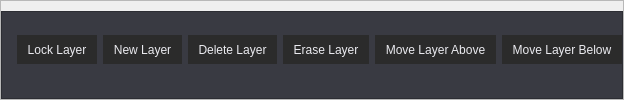
           <widget class="QFrame" name="Layers_OptionsPanel">
            <property name="sizePolicy">
             <sizepolicy hsizetype="Preferred" vsizetype="Maximum">
              <horstretch>0</horstretch>
              <verstretch>0</verstretch>
             </sizepolicy>
            </property>
            <property name="minimumSize">
             <size>
              <width>0</width>
              <height>50</height>
             </size>
            </property>
            <property name="styleSheet">
             <string notr="true">#Layers_OptionsPanel{
background-color: rgb(57, 58, 66);
border-bottom: 1px solid rgb(20, 20, 20);
}

QToolButton{
	color: rgb(235, 235, 240);
	background-color: rgb(43, 43, 43);
	padding: 5px;
}

QToolButton:pressed{
background-color: rgb(99, 101, 135);
}

QToolButton:hover{
background-color: rgb(99, 101, 135);
}</string>
            </property>
            <property name="frameShape">
             <enum>QFrame::StyledPanel</enum>
            </property>
            <property name="frameShadow">
             <enum>QFrame::Raised</enum>
            </property>
            <layout class="QVBoxLayout" name="verticalLayout_7">
             <property name="spacing">
              <number>0</number>
             </property>
             <property name="leftMargin">
              <number>0</number>
             </property>
             <property name="topMargin">
              <number>10</number>
             </property>
             <property name="rightMargin">
              <number>0</number>
             </property>
             <property name="bottomMargin">
              <number>0</number>
             </property>
             <item>
              <widget class="QFrame" name="LayerTools">
               <property name="enabled">
                <bool>true</bool>
               </property>
               <property name="sizePolicy">
                <sizepolicy hsizetype="Maximum" vsizetype="Preferred">
                 <horstretch>0</horstretch>
                 <verstretch>0</verstretch>
                </sizepolicy>
               </property>
               <property name="styleSheet">
                <string notr="true">#LayerTools{
background-color: rgb(57, 58, 66);
}

QToolButton{
	color: rgb(235, 235, 240);
	background-color: rgb(43, 43, 43);
	padding: 5px;
}

QToolButton:pressed{
background-color: rgb(99, 101, 135);
}

QToolButton:hover{
background-color: rgb(99, 101, 135);
}</string>
               </property>
               <property name="frameShape">
                <enum>QFrame::StyledPanel</enum>
               </property>
               <property name="frameShadow">
                <enum>QFrame::Raised</enum>
               </property>
               <layout class="QGridLayout" name="gridLayout_5">
                <property name="leftMargin">
                 <number>15</number>
                </property>
                <property name="topMargin">
                 <number>0</number>
                </property>
                <property name="rightMargin">
                 <number>0</number>
                </property>
                <property name="bottomMargin">
                 <number>10</number>
                </property>
                <item row="0" column="6">
                 <widget class="QToolButton" name="addLayerBtn">
                  <property name="sizePolicy">
                   <sizepolicy hsizetype="Maximum" vsizetype="Fixed">
                    <horstretch>0</horstretch>
                    <verstretch>0</verstretch>
                   </sizepolicy>
                  </property>
                  <property name="minimumSize">
                   <size>
                    <width>0</width>
                    <height>0</height>
                   </size>
                  </property>
                  <property name="cursor">
                   <cursorShape>PointingHandCursor</cursorShape>
                  </property>
                  <property name="toolTip">
                   <string>&lt;html&gt;&lt;head/&gt;&lt;body&gt;&lt;p&gt;&lt;span style=&quot; font-size:10pt; color:#ededed;&quot;&gt;Create new layer&lt;/span&gt;&lt;/p&gt;&lt;/body&gt;&lt;/html&gt;</string>
                  </property>
                  <property name="autoFillBackground">
                   <bool>false</bool>
                  </property>
                  <property name="styleSheet">
                   <string notr="true"/>
                  </property>
                  <property name="text">
                   <string>New Layer</string>
                  </property>
                  <property name="icon">
                   <iconset>
                    <normaloff>../icons/add_layer.png</normaloff>../icons/add_layer.png</iconset>
                  </property>
                  <property name="iconSize">
                   <size>
                    <width>20</width>
                    <height>20</height>
                   </size>
                  </property>
                  <property name="autoRepeat">
                   <bool>false</bool>
                  </property>
                  <property name="popupMode">
                   <enum>QToolButton::DelayedPopup</enum>
                  </property>
                  <property name="toolButtonStyle">
                   <enum>Qt::ToolButtonIconOnly</enum>
                  </property>
                  <property name="autoRaise">
                   <bool>true</bool>
                  </property>
                 </widget>
                </item>
                <item row="0" column="7">
                 <widget class="QToolButton" name="deleteLayerBtn">
                  <property name="sizePolicy">
                   <sizepolicy hsizetype="Maximum" vsizetype="Fixed">
                    <horstretch>0</horstretch>
                    <verstretch>0</verstretch>
                   </sizepolicy>
                  </property>
                  <property name="minimumSize">
                   <size>
                    <width>0</width>
                    <height>0</height>
                   </size>
                  </property>
                  <property name="cursor">
                   <cursorShape>PointingHandCursor</cursorShape>
                  </property>
                  <property name="toolTip">
                   <string>&lt;html&gt;&lt;head/&gt;&lt;body&gt;&lt;p&gt;&lt;span style=&quot; font-size:10pt; color:#ededed;&quot;&gt;Delete selected layer&lt;/span&gt;&lt;/p&gt;&lt;/body&gt;&lt;/html&gt;</string>
                  </property>
                  <property name="whatsThis">
                   <string>&lt;html&gt;&lt;head/&gt;&lt;body&gt;&lt;p&gt;&lt;br/&gt;&lt;/p&gt;&lt;/body&gt;&lt;/html&gt;</string>
                  </property>
                  <property name="autoFillBackground">
                   <bool>false</bool>
                  </property>
                  <property name="styleSheet">
                   <string notr="true"/>
                  </property>
                  <property name="text">
                   <string>Delete Layer</string>
                  </property>
                  <property name="icon">
                   <iconset>
                    <normaloff>../icons/trash.png</normaloff>../icons/trash.png</iconset>
                  </property>
                  <property name="iconSize">
                   <size>
                    <width>20</width>
                    <height>20</height>
                   </size>
                  </property>
                  <property name="autoRepeat">
                   <bool>false</bool>
                  </property>
                  <property name="popupMode">
                   <enum>QToolButton::DelayedPopup</enum>
                  </property>
                  <property name="toolButtonStyle">
                   <enum>Qt::ToolButtonIconOnly</enum>
                  </property>
                  <property name="autoRaise">
                   <bool>true</bool>
                  </property>
                 </widget>
                </item>
                <item row="0" column="8">
                 <widget class="QToolButton" name="eraseLayerBtn">
                  <property name="sizePolicy">
                   <sizepolicy hsizetype="Maximum" vsizetype="Fixed">
                    <horstretch>0</horstretch>
                    <verstretch>0</verstretch>
                   </sizepolicy>
                  </property>
                  <property name="minimumSize">
                   <size>
                    <width>0</width>
                    <height>0</height>
                   </size>
                  </property>
                  <property name="cursor">
                   <cursorShape>PointingHandCursor</cursorShape>
                  </property>
                  <property name="toolTip">
                   <string>&lt;html&gt;&lt;head/&gt;&lt;body&gt;&lt;p&gt;&lt;span style=&quot; font-size:10pt; color:#ededed;&quot;&gt;Erase selected layer&lt;/span&gt;&lt;/p&gt;&lt;/body&gt;&lt;/html&gt;</string>
                  </property>
                  <property name="autoFillBackground">
                   <bool>false</bool>
                  </property>
                  <property name="styleSheet">
                   <string notr="true"/>
                  </property>
                  <property name="text">
                   <string>Erase Layer</string>
                  </property>
                  <property name="icon">
                   <iconset>
                    <normaloff>../icons/erase_layer.png</normaloff>../icons/erase_layer.png</iconset>
                  </property>
                  <property name="iconSize">
                   <size>
                    <width>20</width>
                    <height>20</height>
                   </size>
                  </property>
                  <property name="autoRepeat">
                   <bool>false</bool>
                  </property>
                  <property name="popupMode">
                   <enum>QToolButton::DelayedPopup</enum>
                  </property>
                  <property name="toolButtonStyle">
                   <enum>Qt::ToolButtonIconOnly</enum>
                  </property>
                  <property name="autoRaise">
                   <bool>true</bool>
                  </property>
                 </widget>
                </item>
                <item row="0" column="10">
                 <widget class="QToolButton" name="moveLayerBelowBtn">
                  <property name="sizePolicy">
                   <sizepolicy hsizetype="Maximum" vsizetype="Fixed">
                    <horstretch>0</horstretch>
                    <verstretch>0</verstretch>
                   </sizepolicy>
                  </property>
                  <property name="minimumSize">
                   <size>
                    <width>0</width>
                    <height>0</height>
                   </size>
                  </property>
                  <property name="cursor">
                   <cursorShape>PointingHandCursor</cursorShape>
                  </property>
                  <property name="toolTip">
                   <string>&lt;html&gt;&lt;head/&gt;&lt;body&gt;&lt;p&gt;&lt;span style=&quot; color:#ededed;&quot;&gt;Move layer below&lt;/span&gt;&lt;/p&gt;&lt;/body&gt;&lt;/html&gt;</string>
                  </property>
                  <property name="autoFillBackground">
                   <bool>false</bool>
                  </property>
                  <property name="styleSheet">
                   <string notr="true"/>
                  </property>
                  <property name="text">
                   <string>Move Layer Below</string>
                  </property>
                  <property name="icon">
                   <iconset>
                    <normaloff>../icons/arrow_down.png</normaloff>../icons/arrow_down.png</iconset>
                  </property>
                  <property name="iconSize">
                   <size>
                    <width>20</width>
                    <height>20</height>
                   </size>
                  </property>
                  <property name="autoRepeat">
                   <bool>false</bool>
                  </property>
                  <property name="popupMode">
                   <enum>QToolButton::DelayedPopup</enum>
                  </property>
                  <property name="toolButtonStyle">
                   <enum>Qt::ToolButtonIconOnly</enum>
                  </property>
                  <property name="autoRaise">
                   <bool>true</bool>
                  </property>
                 </widget>
                </item>
                <item row="0" column="9">
                 <widget class="QToolButton" name="moveLayerAboveBtn">
                  <property name="sizePolicy">
                   <sizepolicy hsizetype="Maximum" vsizetype="Fixed">
                    <horstretch>0</horstretch>
                    <verstretch>0</verstretch>
                   </sizepolicy>
                  </property>
                  <property name="minimumSize">
                   <size>
                    <width>0</width>
                    <height>0</height>
                   </size>
                  </property>
                  <property name="cursor">
                   <cursorShape>PointingHandCursor</cursorShape>
                  </property>
                  <property name="toolTip">
                   <string>&lt;html&gt;&lt;head/&gt;&lt;body&gt;&lt;p&gt;&lt;span style=&quot; color:#ededed;&quot;&gt;Move layer above&lt;/span&gt;&lt;/p&gt;&lt;/body&gt;&lt;/html&gt;</string>
                  </property>
                  <property name="autoFillBackground">
                   <bool>false</bool>
                  </property>
                  <property name="styleSheet">
                   <string notr="true"/>
                  </property>
                  <property name="text">
                   <string>Move Layer Above</string>
                  </property>
                  <property name="icon">
                   <iconset>
                    <normaloff>../icons/arrow_up.png</normaloff>../icons/arrow_up.png</iconset>
                  </property>
                  <property name="iconSize">
                   <size>
                    <width>20</width>
                    <height>20</height>
                   </size>
                  </property>
                  <property name="autoRepeat">
                   <bool>false</bool>
                  </property>
                  <property name="popupMode">
                   <enum>QToolButton::DelayedPopup</enum>
                  </property>
                  <property name="toolButtonStyle">
                   <enum>Qt::ToolButtonIconOnly</enum>
                  </property>
                  <property name="autoRaise">
                   <bool>true</bool>
                  </property>
                 </widget>
                </item>
                <item row="0" column="0">
                 <widget class="QToolButton" name="lockLayerBtn">
                  <property name="sizePolicy">
                   <sizepolicy hsizetype="Maximum" vsizetype="Fixed">
                    <horstretch>0</horstretch>
                    <verstretch>0</verstretch>
                   </sizepolicy>
                  </property>
                  <property name="minimumSize">
                   <size>
                    <width>0</width>
                    <height>0</height>
                   </size>
                  </property>
                  <property name="cursor">
                   <cursorShape>PointingHandCursor</cursorShape>
                  </property>
                  <property name="toolTip">
                   <string>&lt;html&gt;&lt;head/&gt;&lt;body&gt;&lt;p&gt;&lt;span style=&quot; font-size:10pt; color:#ededed;&quot;&gt;Lock the layer&lt;/span&gt;&lt;/p&gt;&lt;/body&gt;&lt;/html&gt;</string>
                  </property>
                  <property name="autoFillBackground">
                   <bool>false</bool>
                  </property>
                  <property name="styleSheet">
                   <string notr="true"/>
                  </property>
                  <property name="text">
                   <string>Lock Layer</string>
                  </property>
                  <property name="icon">
                   <iconset>
                    <normaloff>../icons/lock.png</normaloff>../icons/lock.png</iconset>
                  </property>
                  <property name="iconSize">
                   <size>
                    <width>20</width>
                    <height>20</height>
                   </size>
                  </property>
                  <property name="autoRepeat">
                   <bool>false</bool>
                  </property>
                  <property name="popupMode">
                   <enum>QToolButton::DelayedPopup</enum>
                  </property>
                  <property name="toolButtonStyle">
                   <enum>Qt::ToolButtonIconOnly</enum>
                  </property>
                  <property name="autoRaise">
                   <bool>true</bool>
                  </property>
                 </widget>
                </item>
               </layout>
              </widget>
             </item>
            </layout>
           </widget>
